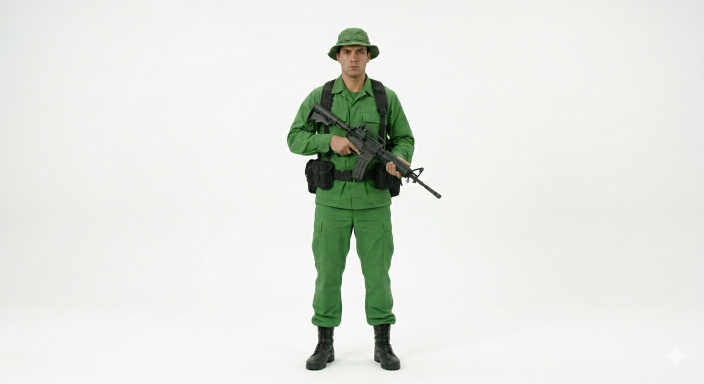
#> input picture 1774949910078.png, 1408 x 768 px (shown at 1/2 size)
$ python -i apply_camo_auto_1774949910078_async.py   (imports and definitions only)
#> lines starting #> are read from the running program, lines starting #| are printed output that depends on the picture; after the words box and inside, x2 and y2 are one past the last pixel; in counts of white or black regions, pixels touching at a corner belong together
# -*- coding: utf-8 -*-
"""
apply_camo_auto_1774949910078_async.py

Script spécialisé pour l'image :
    1774949910078.png

Fonctionnement :
- prend automatiquement l'image du soldat,
- analyse l'uniforme pour affiner les seuils de segmentation,
- te demande uniquement le motif de camouflage,
- applique le camouflage uniquement sur l'uniforme,
- enregistre le résultat + le masque.

Dépendances :
    pip install opencv-python pillow numpy
"""

from __future__ import annotations

import asyncio
import math
import os
import sys
from dataclasses import dataclass
from pathlib import Path

import cv2
import numpy as np
from PIL import Image


# ============================================================
# Réglages globaux
# ============================================================

DEFAULT_IMAGE_NAME = "1774949910078.png"

# Recherche automatique de l'image
DEFAULT_SOLDIER_CANDIDATES = [
    Path(DEFAULT_IMAGE_NAME),
    Path(__file__).with_name(DEFAULT_IMAGE_NAME),
    Path("/mnt/data") / DEFAULT_IMAGE_NAME,
]

# Large fourchette initiale pour détecter le vert
INITIAL_GREEN_LOWER = np.array([35, 20, 20], dtype=np.uint8)
INITIAL_GREEN_UPPER = np.array([95, 255, 200], dtype=np.uint8)

MIN_SUBJECT_AREA = 5000
MIN_UNIFORM_AREA = 1500
MASK_FEATHER_SIGMA = 2.0


# ============================================================
# Dataclass
# ============================================================

@dataclass
class UniformAnalysis:
    hsv_lower: np.ndarray
    hsv_upper: np.ndarray
    bbox: tuple[int, int, int, int]
    area: int
    h_q05: float
    h_q95: float
    s_q05: float
    s_q95: float
    v_q05: float
    v_q95: float


# ============================================================
# Sélection de fichiers
# ============================================================

# [90 lines left out: functions _try_gui, ask_open_file, ask_save_file, find_default_soldier_image, load_image_bgr, load_pattern_bgr and 1 more, not called in this run]


# ============================================================
# Utilitaires masque
# ============================================================

def remove_small_components(mask: np.ndarray, min_area: int) -> np.ndarray:
    num_labels, labels, stats, _ = cv2.connectedComponentsWithStats(mask, connectivity=8)
    out = np.zeros_like(mask)

    for i in range(1, num_labels):
        if stats[i, cv2.CC_STAT_AREA] >= min_area:
            out[labels == i] = 255
    return out


def largest_component(mask: np.ndarray) -> tuple[np.ndarray, tuple[int, int, int, int], int]:
    num_labels, labels, stats, _ = cv2.connectedComponentsWithStats(mask, connectivity=8)
    if num_labels <= 1:
        return np.zeros_like(mask), (0, 0, 0, 0), 0

    areas = stats[1:, cv2.CC_STAT_AREA]
    best = 1 + int(np.argmax(areas))
    x = int(stats[best, cv2.CC_STAT_LEFT])
    y = int(stats[best, cv2.CC_STAT_TOP])
    w = int(stats[best, cv2.CC_STAT_WIDTH])
    h = int(stats[best, cv2.CC_STAT_HEIGHT])
    area = int(stats[best, cv2.CC_STAT_AREA])

    out = np.zeros_like(mask)
    out[labels == best] = 255
    return out, (x, y, w, h), area


def fill_holes(mask: np.ndarray) -> np.ndarray:
    h, w = mask.shape
    flood = mask.copy()
    flood_mask = np.zeros((h + 2, w + 2), np.uint8)
    cv2.floodFill(flood, flood_mask, (0, 0), 255)
    holes = cv2.bitwise_not(flood)
    return cv2.bitwise_or(mask, holes)


def compute_subject_mask(img_bgr: np.ndarray) -> np.ndarray:
    gray = cv2.cvtColor(img_bgr, cv2.COLOR_BGR2GRAY)
    hsv = cv2.cvtColor(img_bgr, cv2.COLOR_BGR2HSV)

    # Fond blanc => sujet = tout ce qui n'est pas quasi blanc
    subject = ((gray < 245) | (hsv[..., 1] > 20)).astype(np.uint8) * 255

    kernel = cv2.getStructuringElement(cv2.MORPH_ELLIPSE, (9, 9))
    subject = cv2.morphologyEx(subject, cv2.MORPH_CLOSE, kernel, iterations=2)
    subject = cv2.morphologyEx(subject, cv2.MORPH_OPEN, kernel, iterations=1)
    subject = remove_small_components(subject, MIN_SUBJECT_AREA)
    subject = fill_holes(subject)
    return subject


# ============================================================
# Analyse spécifique de l'image
# ============================================================

def analyze_uniform_signature(img_bgr: np.ndarray) -> UniformAnalysis:
    hsv = cv2.cvtColor(img_bgr, cv2.COLOR_BGR2HSV)
    subject_mask = compute_subject_mask(img_bgr)

    broad_green = cv2.inRange(hsv, INITIAL_GREEN_LOWER, INITIAL_GREEN_UPPER)
    broad_green = cv2.bitwise_and(broad_green, subject_mask)

    kernel = cv2.getStructuringElement(cv2.MORPH_ELLIPSE, (5, 5))
    broad_green = cv2.morphologyEx(broad_green, cv2.MORPH_OPEN, kernel, iterations=1)
    broad_green = cv2.morphologyEx(broad_green, cv2.MORPH_CLOSE, kernel, iterations=2)

    main_green, bbox, area = largest_component(broad_green)
    if area <= 0:
        raise RuntimeError("Impossible d'isoler l'uniforme vert sur cette image.")

    pixels = hsv[main_green > 0]
    if len(pixels) < 1000:
        raise RuntimeError("Pas assez de pixels pour analyser l'uniforme.")

    h_vals = pixels[:, 0].astype(np.float32)
    s_vals = pixels[:, 1].astype(np.float32)
    v_vals = pixels[:, 2].astype(np.float32)

    h_q05 = float(np.quantile(h_vals, 0.05))
    h_q95 = float(np.quantile(h_vals, 0.95))
    s_q05 = float(np.quantile(s_vals, 0.05))
    s_q95 = float(np.quantile(s_vals, 0.95))
    v_q05 = float(np.quantile(v_vals, 0.05))
    v_q95 = float(np.quantile(v_vals, 0.95))

    # Raffinement automatique dérivé de l'image elle-même
    lower = np.array([
        max(35, int(np.quantile(h_vals, 0.02)) - 4),
        max(18, int(np.quantile(s_vals, 0.03)) - 10),
        max(18, int(np.quantile(v_vals, 0.03)) - 10),
    ], dtype=np.uint8)

    upper = np.array([
        min(95, int(np.quantile(h_vals, 0.98)) + 4),
        255,
        min(175, int(np.quantile(v_vals, 0.98)) + 25),
    ], dtype=np.uint8)

    return UniformAnalysis(
        hsv_lower=lower,
        hsv_upper=upper,
        bbox=bbox,
        area=area,
        h_q05=h_q05,
        h_q95=h_q95,
        s_q05=s_q05,
        s_q95=s_q95,
        v_q05=v_q05,
        v_q95=v_q95,
    )


# [80 lines left out: functions compute_uniform_mask_from_analysis, tile_pattern, make_shading_map, apply_camo_on_uniform, not called in this run]


# ============================================================
# Async wrappers
# ============================================================

# [102 lines not run here, left out]

>>> import cv2
>>> picture = cv2.imread('1774949910078.png')
#> picture is the input picture: shape (768, 1408, 3); mean B, G, R 223.3, 228.7, 225.6
>>> result = analyze_uniform_signature(picture)
#> in analyze_uniform_signature, `hsv = cv2.cvtColor(img_bgr, cv2.COLOR_BGR2HSV)`: hsv: shape (768, 1408, 3); mean H, S, V 30, 11.4, 229
#> in compute_subject_mask, `gray = cv2.cvtColor(img_bgr, cv2.COLOR_BGR2GRAY)`:
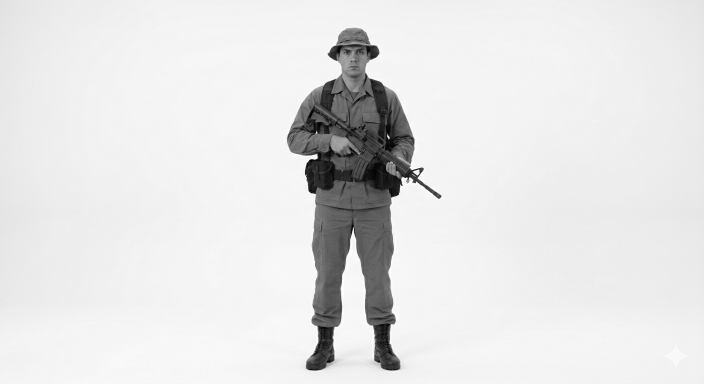
#> gray: shape (768, 1408) (shown at 1/2 size); min 0, max 255, mean 227.2
#> in compute_subject_mask, `subject = ((gray < 245) | (hsv[..., 1] > 20)).astype(np.uint8) * 255`:
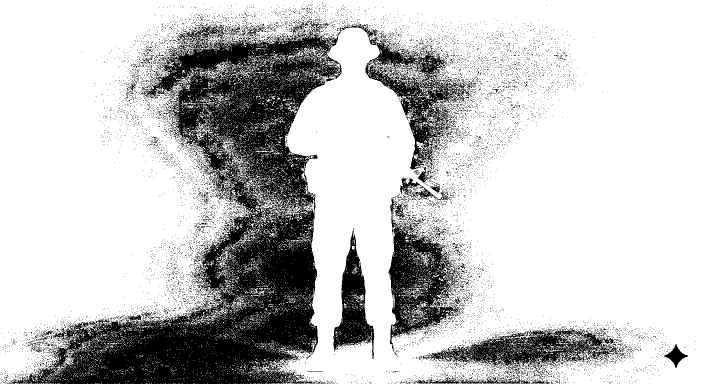
#> subject: shape (768, 1408) (shown at 1/2 size); 77.6% white; 9756 black regions (9669 under 20 px), largest, box (x1, y1, x2, y2) and area: (13, 39, 683, 768) 161009, (777, 395, 928, 703) 17987, (679, 46, 934, 366) 15711
#> in compute_subject_mask, `subject = cv2.morphologyEx(subject, cv2.MORPH_CLOSE, kernel, iteration..`: subject: shape (768, 1408); 97.4% white; 25 black regions, largest, box (x1, y1, x2, y2) and area: (214, 668, 369, 764) 5858, (545, 497, 631, 581) 4587, (375, 676, 496, 741) 3980
#> in compute_subject_mask, `subject = cv2.morphologyEx(subject, cv2.MORPH_OPEN, kernel, iterations..`:
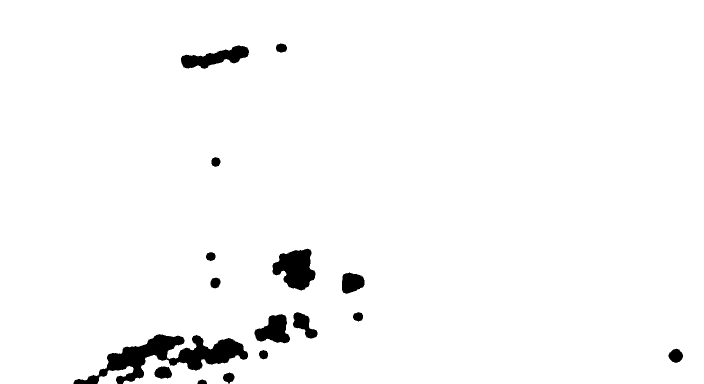
#> subject: shape (768, 1408) (shown at 1/2 size); 97.3% white; 16 black regions, largest, box (x1, y1, x2, y2) and area: (147, 668, 496, 768) 12663, (545, 497, 631, 581) 4669, (362, 91, 498, 138) 3202
#> in remove_small_components, `num_labels, labels, stats, _ = cv2.connectedComponentsWithStats(mask, ..`:
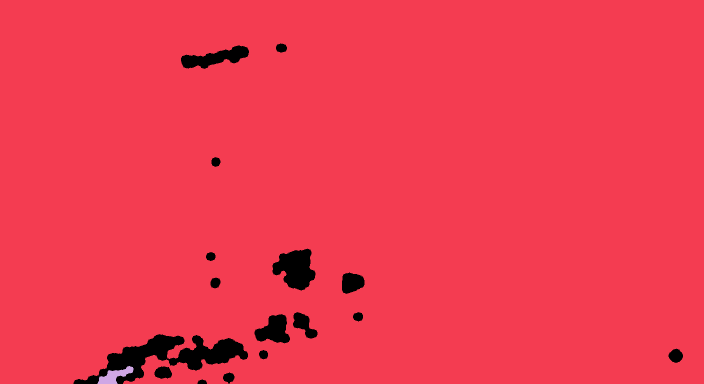
#> labels: shape (768, 1408) int32 (shown at 1/2 size); 3 distinct labels, from 0 to 2; one colour per label, 0 black
#> in remove_small_components, `num_labels, labels, stats, _ = cv2.connectedComponentsWithStats(mask, ..`: num_labels = 3; stats = [[147, 87, 1219, 681, 29421], [0, 0, 1408, 768, 1050723], [195, 732, 72, 36, 1200]]
#> after the loop in remove_small_components, `for i in range(1, num_labels):`: out: shape (768, 1408); 97.2% white; 16 black regions, largest, box (x1, y1, x2, y2) and area: (147, 668, 496, 768) 13863, (545, 497, 631, 581) 4669, (362, 91, 498, 138) 3202
#> in fill_holes, `holes = cv2.bitwise_not(flood)`:
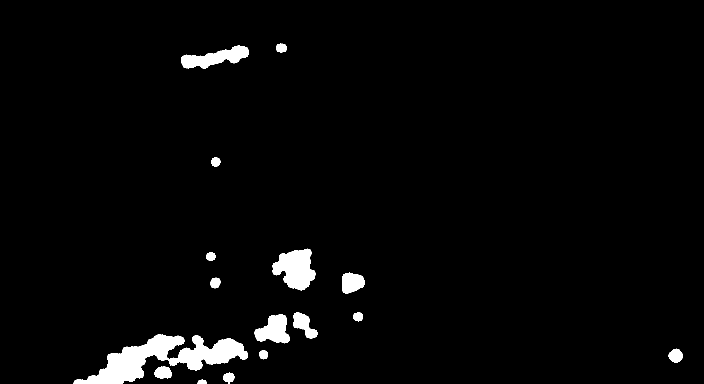
#> holes: shape (768, 1408) (shown at 1/2 size); 2.8% white; 16 white regions, largest, box (x1, y1, x2, y2) and area: (147, 668, 496, 768) 13863, (545, 497, 631, 581) 4669, (362, 91, 498, 138) 3202
#> in fill_holes, `return cv2.bitwise_or(mask, holes)`: returned value: shape (768, 1408); every value is 255
#> in analyze_uniform_signature, `broad_green = cv2.inRange(hsv, INITIAL_GREEN_LOWER, INITIAL_GREEN_UPPER)`: broad_green: shape (768, 1408); 7.7% white; 30 white regions (27 under 20 px), largest, box (x1, y1, x2, y2) and area: (574, 147, 862, 741) 80204, (655, 55, 759, 122) 2727, (863, 380, 882, 398) 118
#> in analyze_uniform_signature, `broad_green = cv2.morphologyEx(broad_green, cv2.MORPH_OPEN, kernel, it..`: broad_green: shape (768, 1408); 7.5% white; 7 white regions (1 under 20 px), largest, box (x1, y1, x2, y2) and area: (574, 152, 836, 741) 78082, (655, 55, 759, 120) 2712, (656, 709, 668, 724) 134, (749, 709, 760, 725) 111, (839, 336, 846, 345) 49, (848, 370, 854, 376) 24
#> in analyze_uniform_signature, `broad_green = cv2.morphologyEx(broad_green, cv2.MORPH_CLOSE, kernel, i..`: broad_green: shape (768, 1408); 7.8% white; 6 white regions (2 under 20 px), largest, box (x1, y1, x2, y2) and area: (574, 152, 836, 741) 81101, (655, 55, 759, 120) 2724, (839, 336, 846, 345) 49, (848, 370, 854, 376) 25
#> in largest_component, `num_labels, labels, stats, _ = cv2.connectedComponentsWithStats(mask, ..`:
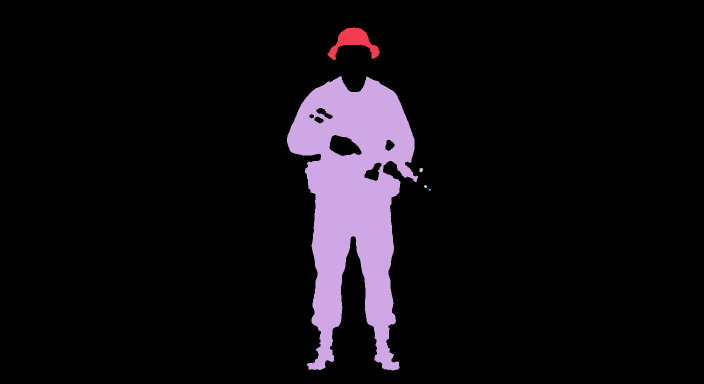
#> labels: shape (768, 1408) int32 (shown at 1/2 size); 7 distinct labels, from 0 to 6; one colour per label, 0 black
#> in largest_component, `num_labels, labels, stats, _ = cv2.connectedComponentsWithStats(mask, ..`: num_labels = 7; stats = [[0, 0, 1408, 768, 997426], [655, 55, 104, 65, 2724], [574, 152, 262, 589, 81101], [839, 336, 7, 9, 49], [848, 370, 6, 6, 25], [855, 376, 1, 1, 1], [857, 377, 5, 5, 18]]
#> in largest_component, `areas = stats[1:, cv2.CC_STAT_AREA]`: areas = [2724, 81101, 49, 25, 1, 18]
#> in largest_component, `best = 1 + int(np.argmax(areas))`: best = 2
#> in largest_component, `x = int(stats[best, cv2.CC_STAT_LEFT])`: x = 574
#> in largest_component, `y = int(stats[best, cv2.CC_STAT_TOP])`: y = 152
#> in largest_component, `w = int(stats[best, cv2.CC_STAT_WIDTH])`: w = 262
#> in largest_component, `h = int(stats[best, cv2.CC_STAT_HEIGHT])`: h = 589
#> in largest_component, `area = int(stats[best, cv2.CC_STAT_AREA])`: area = 81101
#> in analyze_uniform_signature, `main_green, bbox, area = largest_component(broad_green)`:
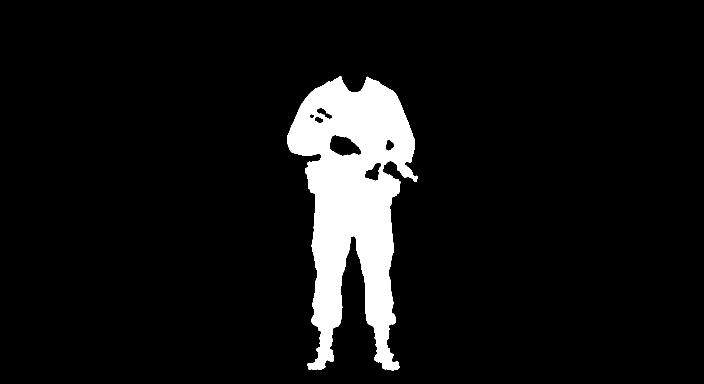
#> main_green: shape (768, 1408) (shown at 1/2 size); 7.5% white; 1 white region, box (x1, y1, x2, y2) and area: (574, 152, 836, 741) 81101
#> in analyze_uniform_signature, `main_green, bbox, area = largest_component(broad_green)`: bbox = (574, 152, 262, 589); area = 81101
#> in analyze_uniform_signature, `h_q05 = float(np.quantile(h_vals, 0.05))`: h_q05 = 50
#> in analyze_uniform_signature, `h_q95 = float(np.quantile(h_vals, 0.95))`: h_q95 = 63
#> in analyze_uniform_signature, `s_q05 = float(np.quantile(s_vals, 0.05))`: s_q05 = 28
#> in analyze_uniform_signature, `s_q95 = float(np.quantile(s_vals, 0.95))`: s_q95 = 165
#> in analyze_uniform_signature, `v_q05 = float(np.quantile(v_vals, 0.05))`: v_q05 = 28
#> in analyze_uniform_signature, `v_q95 = float(np.quantile(v_vals, 0.95))`: v_q95 = 141
#> in analyze_uniform_signature, `lower = np.array([ max(35, int(np.quantile(h_vals, 0.02)) - 4), max(18..`: lower = [38, 18, 18]
#> in analyze_uniform_signature, `upper = np.array([ min(95, int(np.quantile(h_vals, 0.98)) + 4), 255, m..`: upper = [70, 255, 175]
